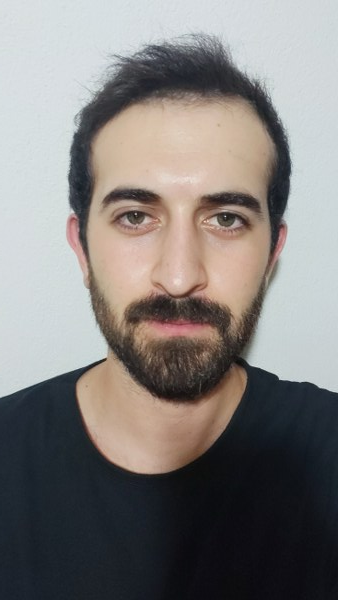
#> input picture OpenCV/p.jpg, 338 x 600 px, found by its file name
$ python '6-joining images.py'
#> lines starting #> are read from the running program, lines starting #| are printed output that depends on the picture
# -*- coding: utf-8 -*-
"""
Created on Sun Dec 13 14:42:48 2020

@author: Velican
"""

""" Joining Images : matrislerle çalıştığımız için birleştirilecek fotoğrafların aynı
                    kanal sayısına sahip olması gerekir.Yani bir foto gray diğeri RGB
                    ise bu method çalışmaz."""

import cv2
import numpy as np

img = cv2.imread("C:/Users/Velican/Desktop/Graduation Progress/OpenCV/p.jpg")
#> img is the input picture: shape (600, 338, 3); mean B, G, R 124, 125.9, 129.5

hor = np.hstack((img,img))
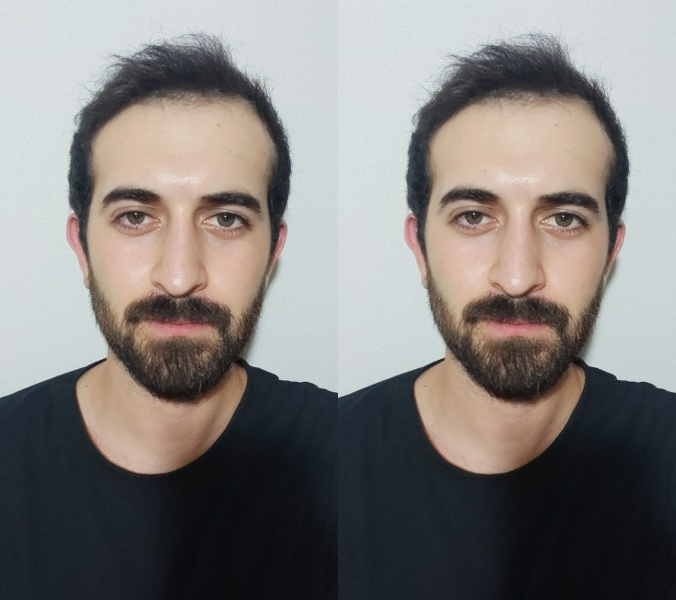
#> hor: shape (600, 676, 3); mean B, G, R 124, 125.9, 129.5
ver = np.vstack((img,img))
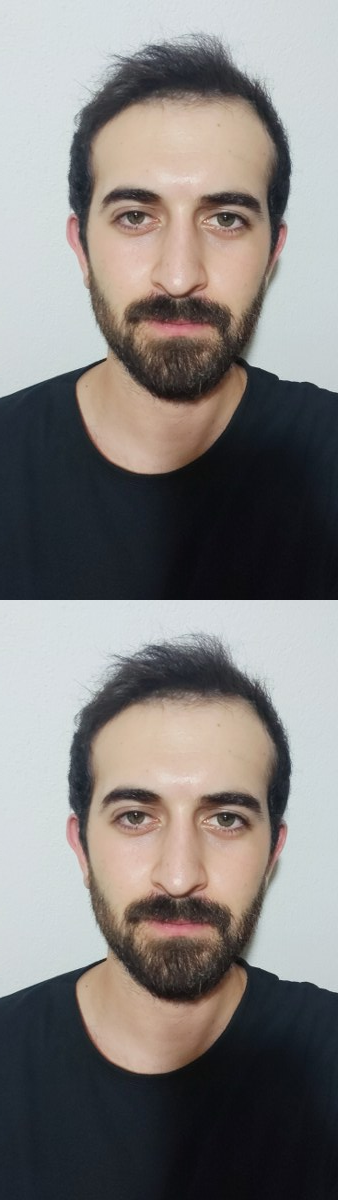
#> ver: shape (1200, 338, 3); mean B, G, R 124, 125.9, 129.5


cv2.imshow("Vertical",ver)
cv2.imshow("Horizontal",hor)


cv2.waitKey(0)
